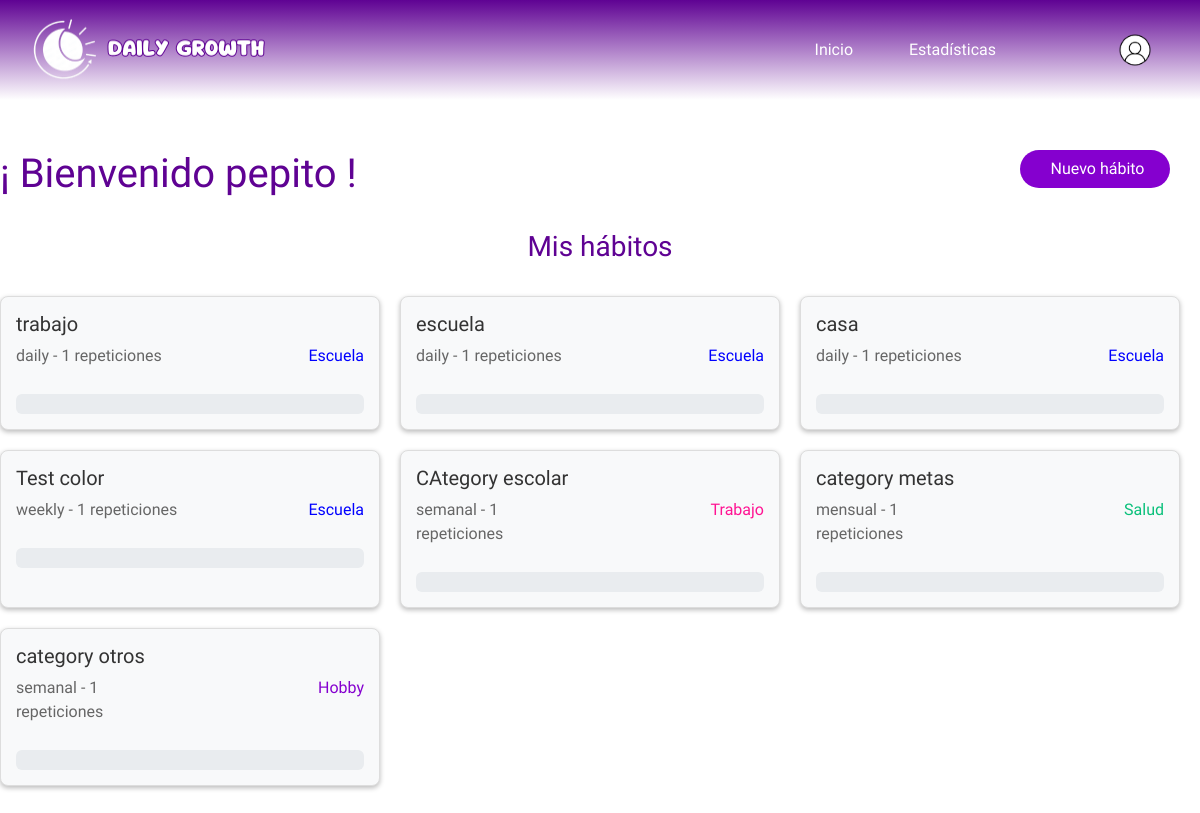
The app's page / (signed in), older data.
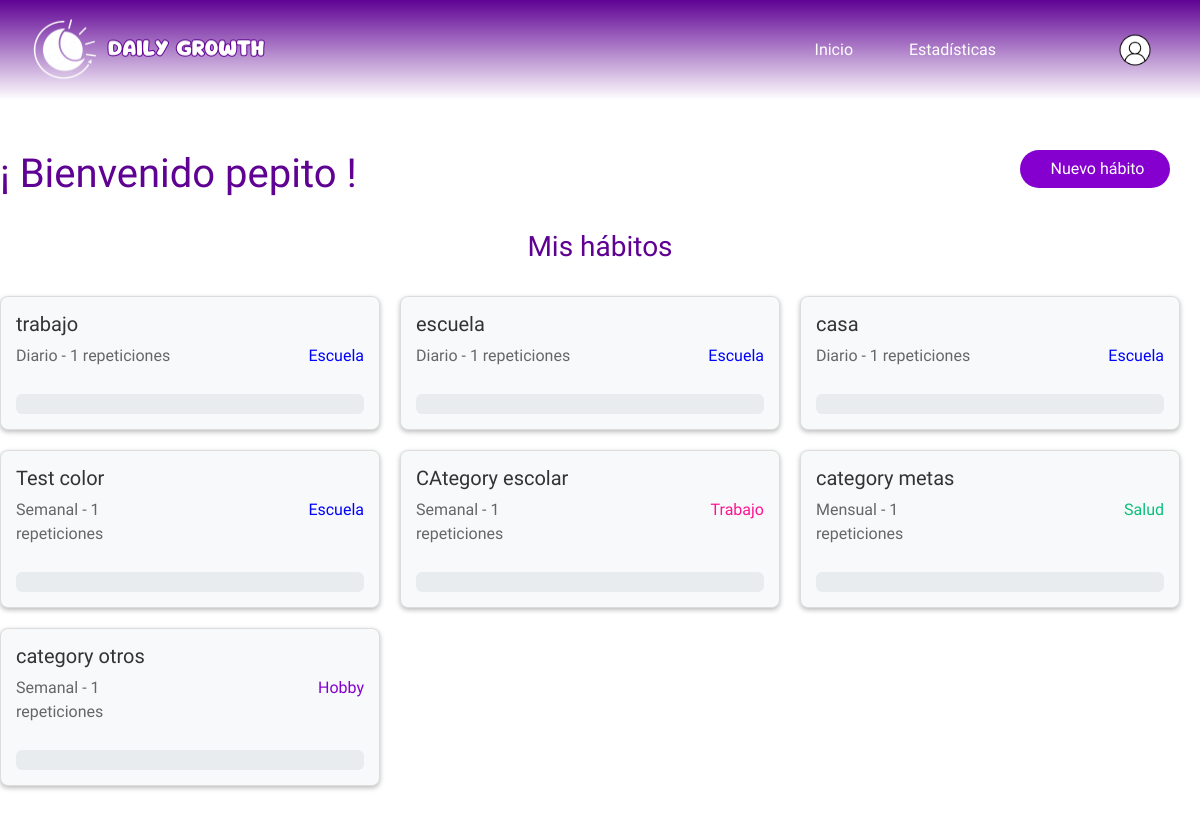
The same page, newer data.
### habit/models.py (models this page shows, shortened)
class Habit(models.Model):
    FREQUENCY = (
        ('Diario', 'Diario'),
        ('Semanal', 'Semanal'),
        ('Mensual', 'Mensual')
    )
    user = models.ForeignKey(User, on_delete=models.CASCADE)
    name = models.CharField(max_length=100)
    created_at = models.DateTimeField(auto_now_add=True)
    updated_at = models.DateTimeField(auto_now=True)
    frequency = models.CharField(max_length=50, choices=FREQUENCY, default='Diario')
    color = models.CharField(max_length=25, default='#FF0000')
    category = models.ForeignKey(Category, on_delete=models.CASCADE, default=1, related_name='habits')
    repetitions = models.PositiveIntegerField(default=1)
    current_progress = models.PositiveIntegerField(default=0)
    last_reset = models.DateTimeField(default=timezone.now)
    def reset_progress_if_needed(self):
        now = timezone.now()
        if self.frequency == 'Diario' and self.last_reset.date() < now.date():
            self.current_progress = 0
            self.last_reset = now
        elif self.frequency == 'Semanal' and (now - self.last_reset).days >= 7:
            self.current_progress = 0
            self.last_reset = now
        elif self.frequency == 'Mensual' and (now.year > self.last_reset.year or now.month > self.last_reset.month):
            self.current_progress = 0
            self.last_reset = now
        self.save()
    def get_progress_percentage(self):
        return (self.current_progress / self.repetitions) * 100 if self.repetitions > 0 else 0

class Category(models.Model):
    CATEGORY_NAME = (
        ('Hogar',   'Hogar'),
        ('Escuela', 'Escuela'),
        ('Trabajo', 'Trabajo'),
        ('Metas',   'Metas'),
        ('Otros',   'Otros')
        )
    name = models.CharField(max_length=100, choices=CATEGORY_NAME, default='Hogar')
    color = models.CharField(max_length=25, default='#FF0000')

### habit/views.py (the view)
# urls.py: path('', habit_list, name='habit_list'),
@login_required
def habit_list(request):
    if request.user.is_authenticated:
        habits = Habit.objects.filter(user=request.user)
        userQuery = User.objects.get(pk=request.user.id)
        for habit in habits:
            habit.reset_progress_if_needed()
        notifications = HabitNotification.objects.filter(
            user=request.user,
            status='pending'
        ).order_by('priority', '-created_at')
        pending_notifications_count = notifications.count()
        return render(request, 'home.html', {
            'habits': habits,
            'username': userQuery.first_name,
            'notifications': notifications,
            'pending_notifications_count': pending_notifications_count
        })
    else:
        return redirect('login')

### templates/home.html (shortened to what this page needs)
{% extends 'base.html' %}
{% load static %}
{% block content %}
{% include 'navbar.html' %}
<link rel="stylesheet" href="{% static 'css/home.css' %}">
<link rel="stylesheet" href="{% static 'css/auth_base.css' %}">
<div class="body-content">
    <div class="row">
        <div class="col-md-10">
            <h1 class="welcome">¡ Bienvenido {{ username }} !</h1>
        </div>
        <div class="col-md">
            <button class="btn btn-style" data-bs-toggle="modal" data-bs-target="#habitModal" data-action="add">
                Nuevo hábito
            </button>
        </div>
    </div>
    <br>
    <div class="row">
        <h3 class="mis-habitos">Mis hábitos</h3>
    </div>
    <br>
    <div class="habits-container">
        {% for habit in habits %}
            <div class="habit-item" data-habit-id="{{ habit.id }}" data-repetitions="{{ habit.repetitions }}">
                <div class="row">
                    <div class="col-md-10">
                        <h5>{{ habit.name }}</h5>
                    </div>
                    <div class="col-md">
                    </div>
                </div>
                <div class="row">
                    <div class="col-md">
                        <p>{{ habit.frequency }} - {{ habit.repetitions }} repeticiones</p>
                    </div>
                    <div class="col-md" style="text-align: end;">
                        {% if habit.category.name == 'Escuela' %}
                            <span style="color: blue;">
                                {{ habit.category.name }}
                            </span>
                        {% elif habit.category.name == 'Trabajo' %}
                            <span style="color:deeppink;">
                                {{ habit.category.name }}
                            </span>
                        {% elif habit.category.name == 'Hogar' %}
                            <span style="color:darkorange;">
                                <i class="ph ph-house category-icon"></i>{{ habit.category.name }}
                            </span>
                        {% elif habit.category.name == 'Salud' %}
                            <span style="color:rgb(9, 192, 122);">
                                {{ habit.category.name }}
                            </span>
                        {% elif habit.category.name == 'Hobby' %}
                            <span style="color: #8500CF;">
                                {{ habit.category.name }}
                            </span>
                        {% elif habit.category.name == 'Otros' %}
                            <span style="color:olive;">
                                <i class="ph ph-sparkle category-icon"></i>{{ habit.category.name }}
                            </span>
                        {% endif %}
                    </div>
                </div>
                <div class="progress" style="height: 20px; margin-top: 10px;">
                </div>
            </div>
        {% endfor %}
    </div>
    <br><br><br>
</div>
{% endblock %}

Row changes from the older to the newer data that the page shows:
changed Habit "trabajo": frequency "daily" → "Diario"
changed Habit "escuela": frequency "daily" → "Diario"
changed Habit "casa": frequency "daily" → "Diario"
changed Habit "Test color": frequency "weekly" → "Semanal"
changed Habit "CAtegory escolar": frequency "semanal" → "Semanal"
changed Habit "category metas": frequency "mensual" → "Mensual"
changed Habit "category otros": frequency "semanal" → "Semanal"
